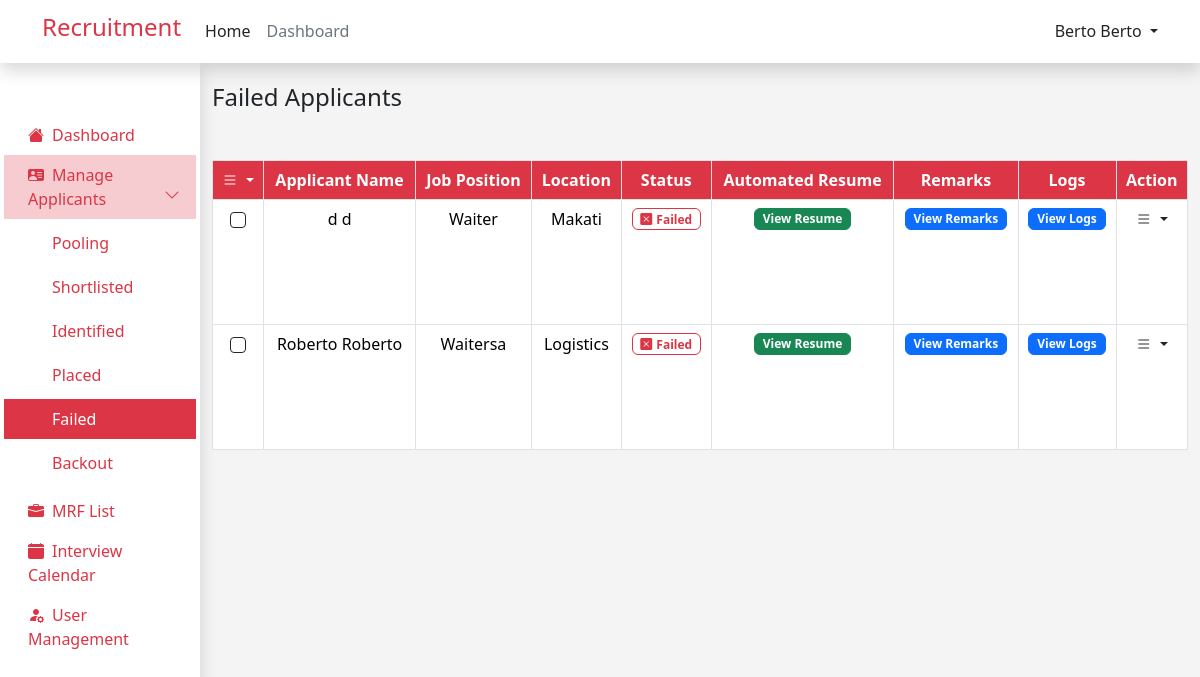
/admin/failed_applicant.php (signed in), run on an earlier commit of the app's database.
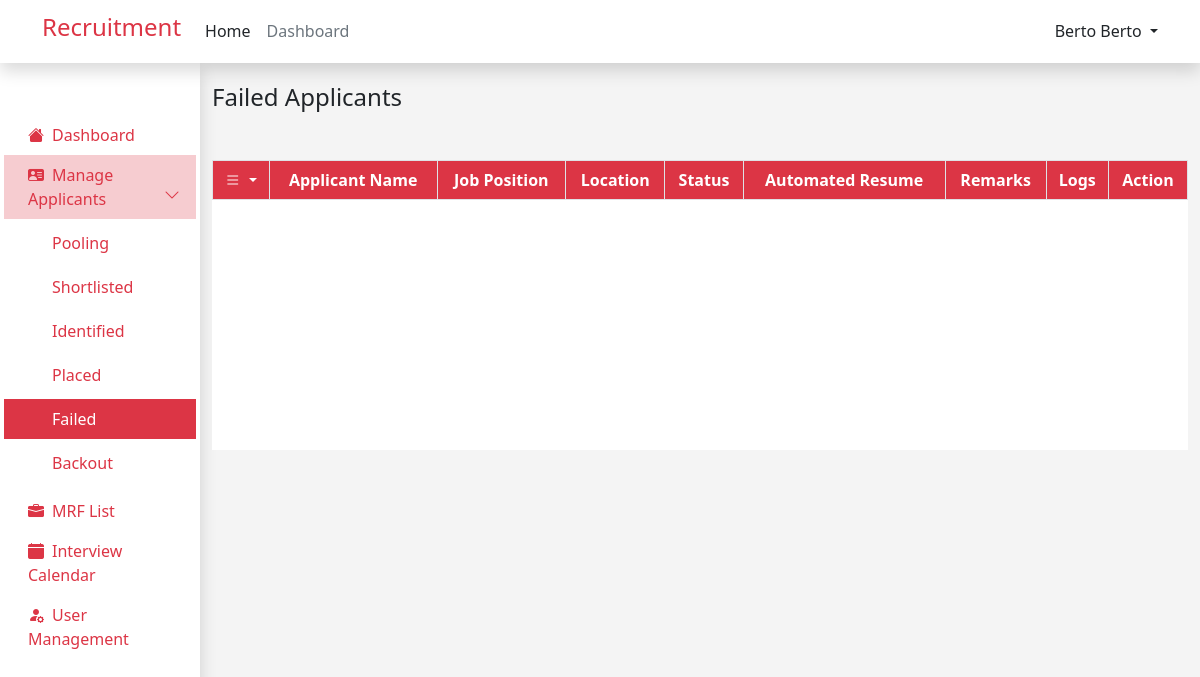
And on a later commit of the database.
### tables this page shows
CREATE TABLE `job_applicants` (
  `id` int(12) NOT NULL,
  `user_id` int(12) NOT NULL,
  `job_id` int(12) NOT NULL,
  `application_status` varchar(255) NOT NULL,
  `interview_date` datetime DEFAULT NULL,
  `remark` text NOT NULL,
  `employee_id` int(11) NOT NULL
);

CREATE TABLE `user` (
  `id` int(11) NOT NULL,
  `first_name` varchar(255) NOT NULL,
  `last_name` varchar(255) NOT NULL,
  `email` varchar(255) NOT NULL,
  `password` varchar(255) NOT NULL,
  `role` varchar(255) NOT NULL,
  `resume` varchar(255) NOT NULL,
  `branch` varchar(255) NOT NULL
);

CREATE TABLE `mrfs` (
  `id` int(11) NOT NULL,
  `industry` varchar(255) NOT NULL,
  `mrf_status` varchar(255) NOT NULL,
  `closed_date` date NOT NULL,
  `request_date` date NOT NULL DEFAULT current_timestamp(),
  `client` varchar(255) NOT NULL,
  `location` varchar(255) NOT NULL,
  `aging_days` varchar(255) NOT NULL,
  `mrf_number` varchar(255) NOT NULL,
  `new_request` varchar(255) NOT NULL,
  `head_count` int(11) NOT NULL,
  `job_position` varchar(255) NOT NULL,
  `contract_type` varchar(255) NOT NULL,
  `classification` varchar(255) NOT NULL,
  `placed` int(11) NOT NULL,
  `variance` int(11) NOT NULL,
  `cancel` int(11) NOT NULL,
  `job_description` text NOT NULL,
  `qualification` text NOT NULL,
  `remarks` text NOT NULL
);

### components/applicants_table.php (the view, shortened to what this page needs)
<link rel="stylesheet" href="https://cdn.datatables.net/2.0.3/css/dataTables.dataTables.min.css">
<tbody style="height: 250px;">
    <?php
    while ($row = mysqli_fetch_assoc($result)) {
        ?>
        <tr>
            <td class="text-center">
                <div class="form-check d-flex justify-content-center ">
                    <input class="form-check-input  border border-1 border-dark" type="checkbox" name="checkbox_value[]"
                        value="<?php echo $row['id']; ?>">
                </div>
            </td>
            <td>
                <?php echo $row['first_name'] . ' ' . $row['first_name']; ?>
            </td>
            <td>
                <?php
                if ($row['application_status'] == 'Pooling') {
                    ?>
                    <button type="button" class="btn btn-primary badge" data-bs-toggle="modal"
                        data-bs-target="#viewMRFModal<?php echo $row['id']; ?>">
                        Select MRF List
                    </button>
                    <?php
                } else {
                    echo $row['job_position'];
                }
                ?>
            </td>
            <td>
                <?php
                if ($row['application_status'] !== 'Pooling') {
                    echo $row['location'];
                }
                ?>
            </td>
            <td>
                <?php
                $status = $row['application_status'];
                switch ($status) {
                        ?>
                        <?php
                    case 'Failed':
                        ?>
                        <span class=" badge badge border border-danger text-danger ">
                            <i class="bi bi-x-square-fill me-1"></i>Failed
                        </span>
                        <?php
                        break;
                        ?>
                        <?php
                }
                ?>
            </td>
            <td>
                <button type="button" class="btn btn-success badge " data-bs-toggle="modal"
                    data-bs-target="#viewResumeModal<?php echo $row['id']; ?>">
                    View Resume
                </button>
            </td>
            <td>
                <button type="button" class="btn btn-primary badge " data-bs-toggle="modal"
                    data-bs-target="#viewRemarksModal<?php echo $row['id']; ?>">
                    View Remarks
                </button>
            </td>
            <td>
                <button type="button" class="btn btn-primary badge " data-bs-toggle="modal"
                    data-bs-target="#viewLogsModal<?php echo $row['id']; ?>">
                    View Logs
                </button>
            </td>
            <td>
                <div class="dropdown">
                    <a href="#" class="link-danger text-decoration-none dropdown-toggle text-dark" id="dropdownUser2"
                        data-bs-toggle="dropdown" aria-expanded="false">
                        <i class="bi bi-list"></i>
                    </a>
                </div>
            </td>
        </tr>
        <?php
    }
    ?>
</tbody>

What changed in the data, as far as the page shows it:
no longer on this page (row edited): job_applicants: user.first_name "d", mrfs.job_position "Waiter", mrfs.location "Makati", application_status "Failed" (drawn)
no longer on this page (row edited): job_applicants: user.first_name "Roberto", mrfs.job_position "Waitersa", mrfs.location "Logistics", application_status "Failed" (drawn)
